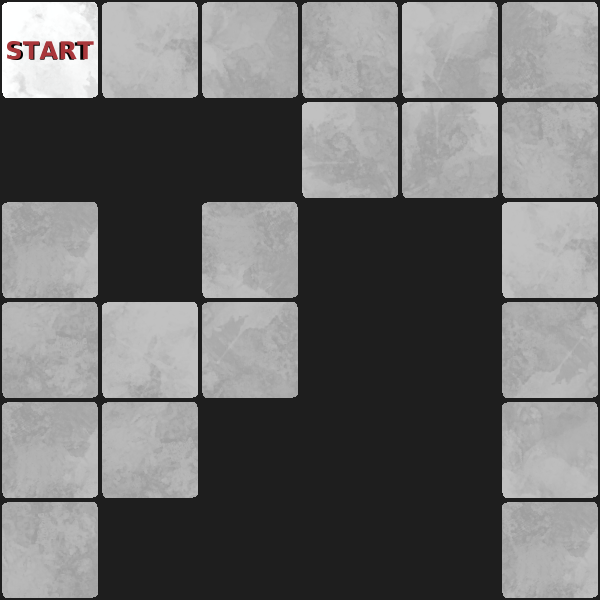

A level layout from a 2D game, rendered from its tile map. Below: a short description, then the map file with its tile-grid data intact:
An orthogonal 6x6 tile map with 100x100 px tiles, 1 tile layer (Stack of Boxes) and 13 objects.

<map version="1.10" tiledversion="1.11.2" orientation="orthogonal" renderorder="left-up" width="6" height="6" tilewidth="100" tileheight="100" infinite="0" backgroundcolor="#1e1e1e" nextlayerid="4" nextobjectid="14">
 <tileset firstgid="1" source="../sprite_sheet.tsx" />
 <layer id="1" name="Stack of Boxes" width="6" height="6">
  <properties>
   <property name="level" type="int" value="9" />
   <property name="minimumMoves" type="int" value="113" />
  </properties>
  <data encoding="csv">
115,50,29,53,42,23,
0,0,0,55,26,35,
34,0,45,0,0,50,
41,22,47,0,0,25,
34,46,0,0,0,32,
30,0,0,0,0,34
</data>
 </layer>
 <objectgroup id="2" name="Elements">
  <object id="13" template="../object-templates/Exit.tx" x="300" y="600" />
  <object id="1" template="../object-templates/Pit1.tx" gid="83" x="300" y="300" width="100" height="100" />
  <object id="2" template="../object-templates/Pit2.tx" gid="104" x="300" y="400" width="100" height="100" />
  <object id="3" template="../object-templates/Pit3.tx" gid="78" x="100" y="300" width="100" height="100" />
  <object id="4" template="../object-templates/Pit4.tx" gid="100" x="100" y="600" width="100" height="100" />
  <object id="5" template="../object-templates/Pit5.tx" gid="92" x="200" y="600" width="100" height="100" />
  <object id="12" template="../object-templates/BottomlessPit.tx" gid="76" x="200" y="200" width="100" height="100" />
 </objectgroup>
 <objectgroup id="3" name="Enitites">
  <object id="6" template="../object-templates/Box1.tx" gid="1" x="500" y="300" width="100" height="100" />
  <object id="7" template="../object-templates/Box2.tx" gid="7" x="500" y="400" width="100" height="100" />
  <object id="8" template="../object-templates/Box3.tx" gid="6" x="500" y="500" width="100" height="100" />
  <object id="9" template="../object-templates/Box4.tx" gid="12" x="500" y="600" width="100" height="100" />
  <object id="10" template="../object-templates/Box5.tx" x="0" y="300" />
  <object id="11" template="../object-templates/Player.tx" x="0" y="100">
   <properties>
    <property name="Direction" type="int" propertytype="Direction" value="3" />
   </properties>
  </object>
 </objectgroup>
</map>
